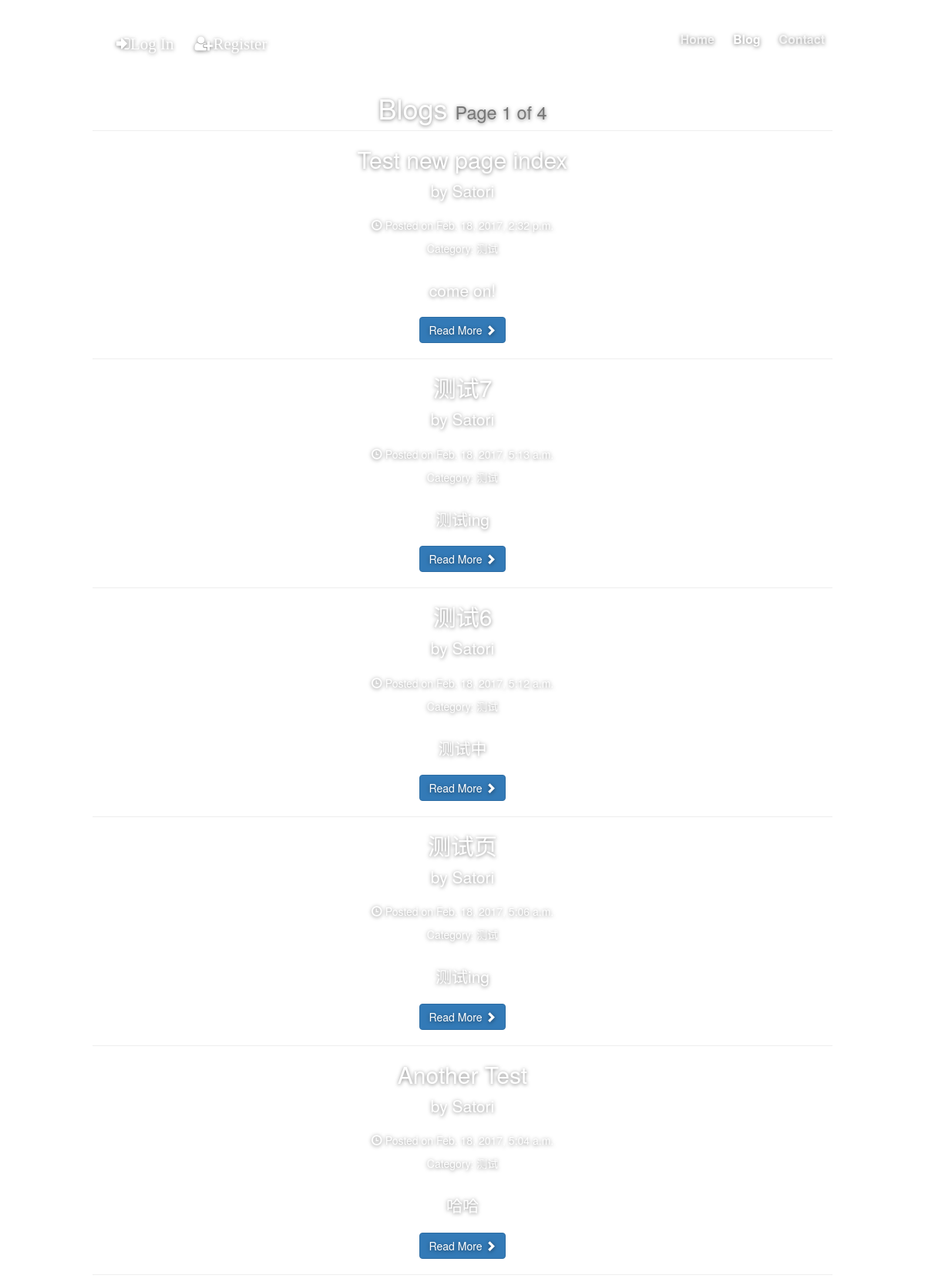
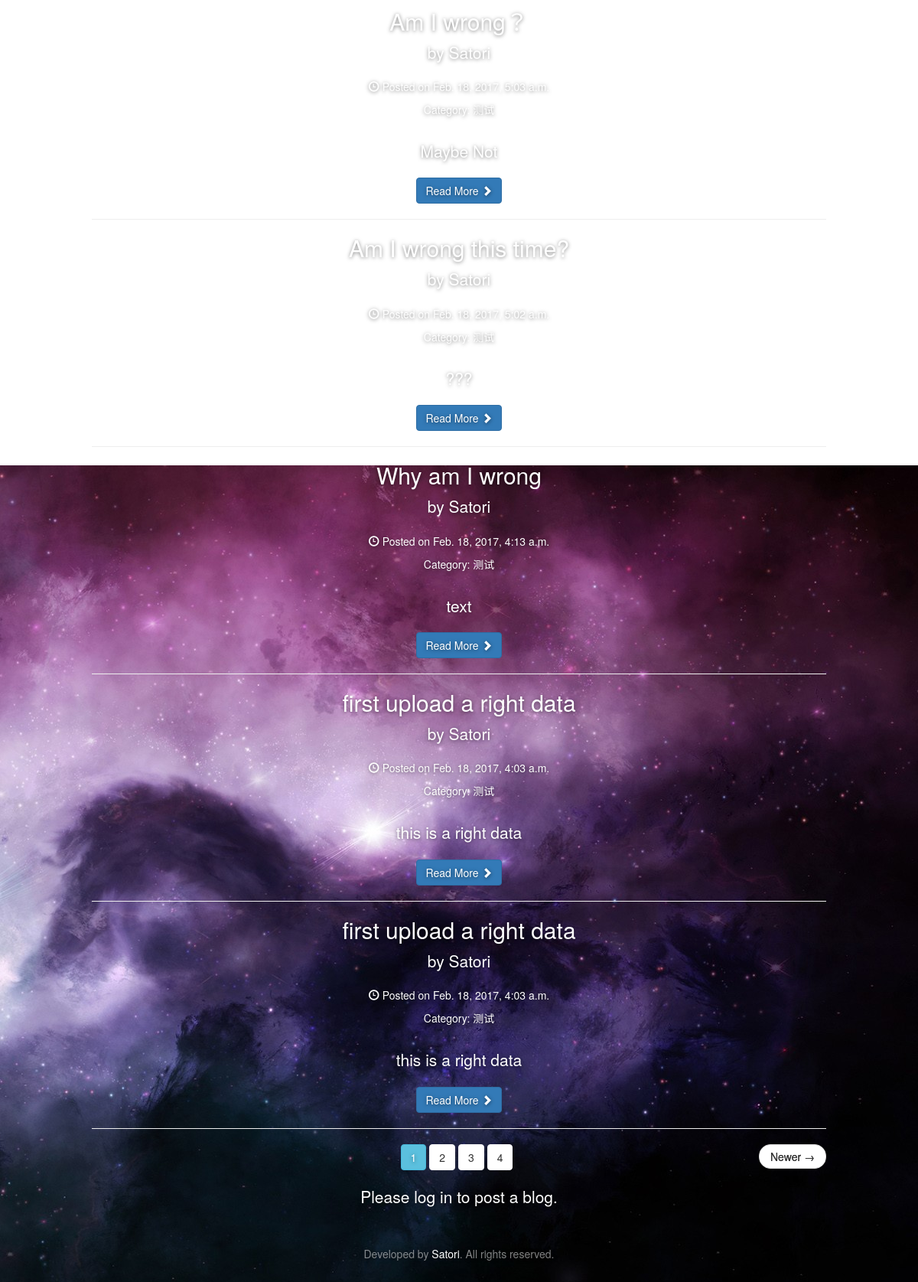
The app's page /blogs/, older data (2 pictures, top to bottom).
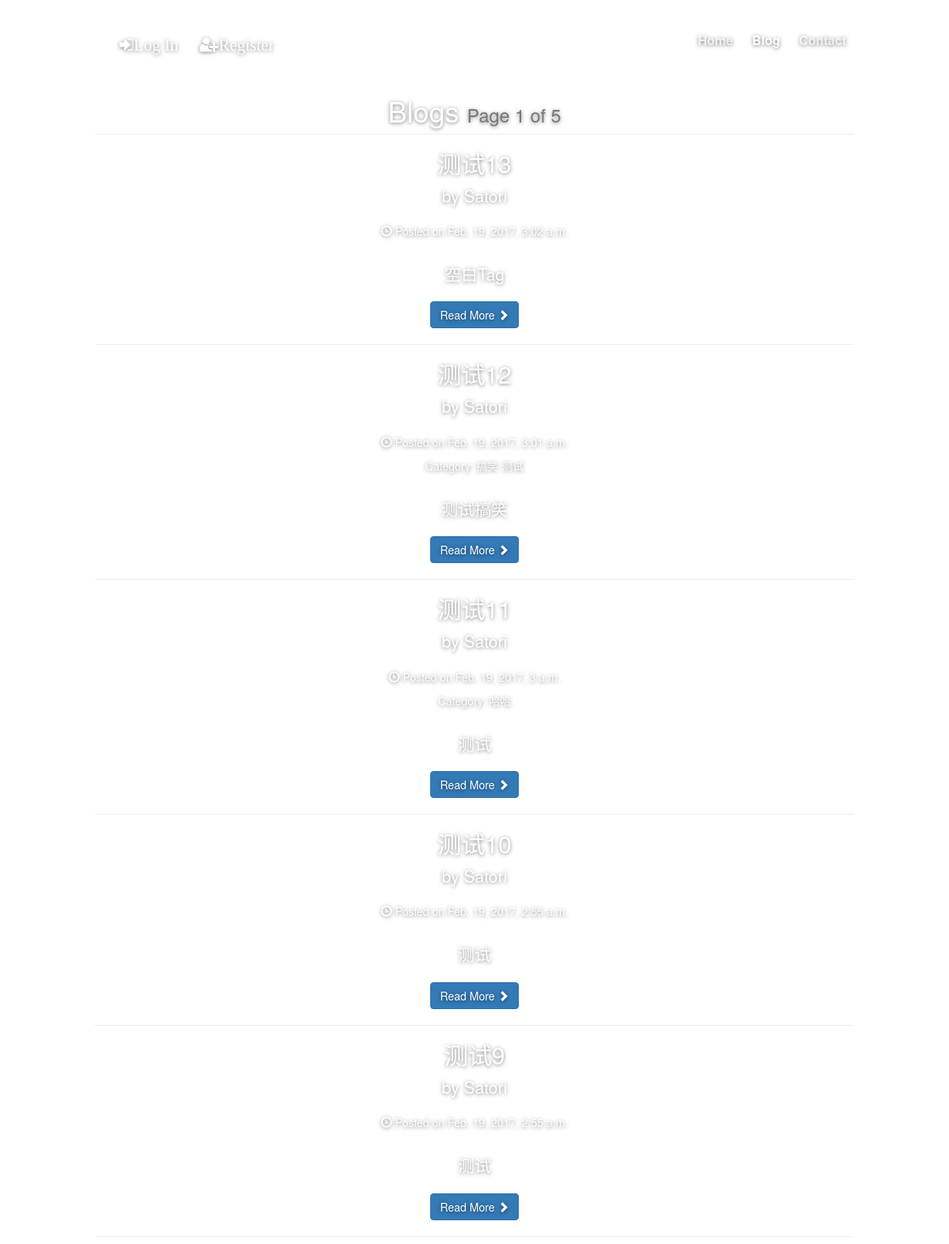
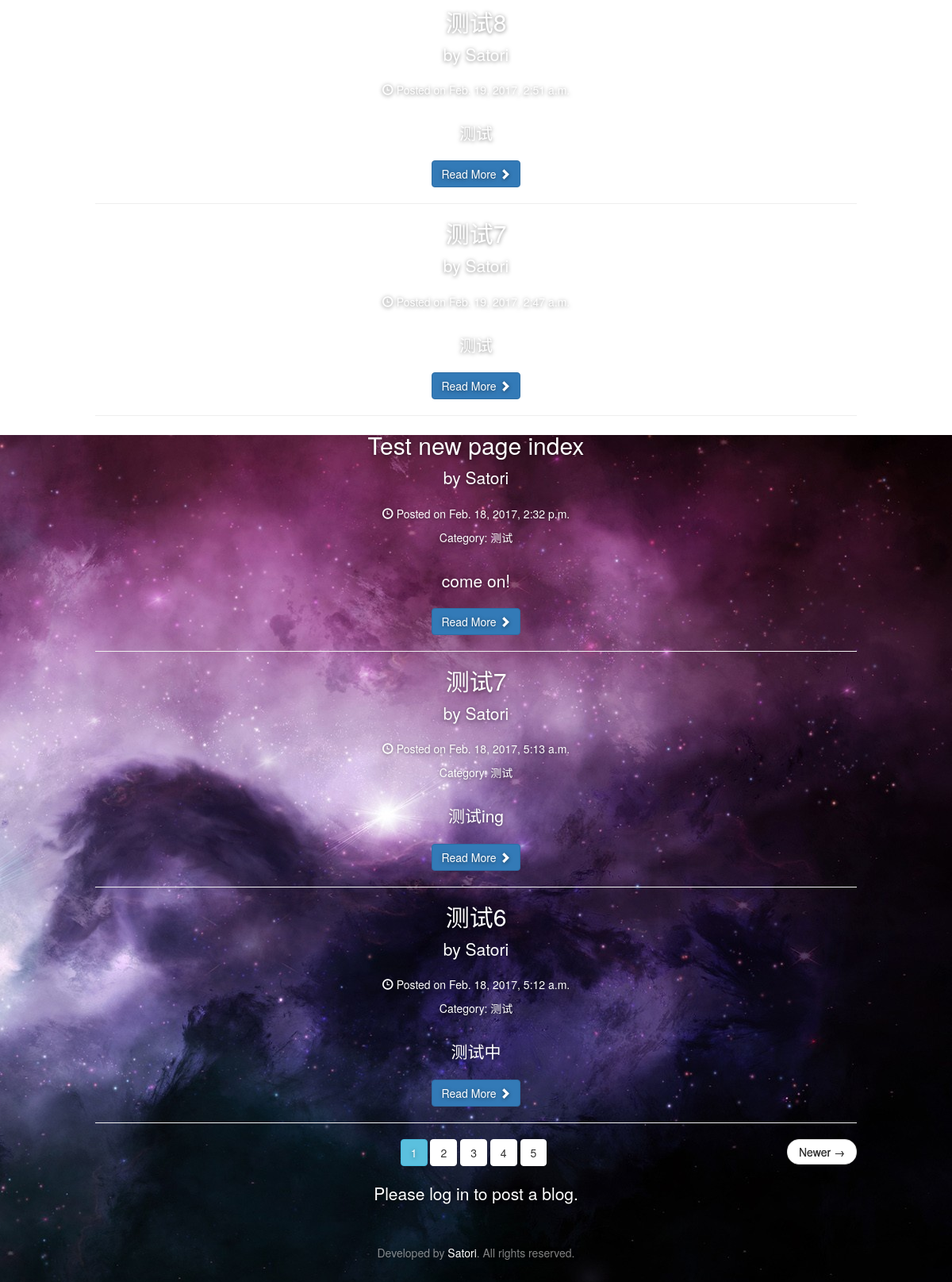
The same page, newer data (2 pictures, top to bottom).
### blogs/models.py (models this page shows, shortened)
class Blog(models.Model):
    title = models.CharField(max_length=500, null=False)
    author = models.ForeignKey(settings.AUTH_USER_MODEL, on_delete=models.CASCADE)
    publish_time = models.DateTimeField(auto_now_add=True, auto_now=False)
    text = models.TextField()
    class Meta:
        ordering = ('-publish_time', 'title', 'author',)

class BlogCategory(models.Model):
    blog = models.ManyToManyField(Blog)
    name = models.CharField(max_length=50)
    def __str__(self):
        return self.name
    class Meta:
        ordering = ('name',)

### blogs/views.py (the view, shortened to what this page needs)
# urls.py: url(r'^page/(?P<page>[0-9]+)/$', views.index, name="page_show"),
def index(request, page=1):
    page = int(page) - 1
    start_ind = page * blog_show_per_page
    context = {}
    form = BlogForm(request.POST or None)
    blogs = Blog.objects.all().order_by('-publish_time')[start_ind:start_ind + blog_show_per_page]
    page_list = getPageList(page, math.ceil(Blog.objects.count() / blog_show_per_page))
    for blog in blogs:
        if len(blog.text) > blog_home_char_show:
            blog.text = blog.text[:blog_home_char_show] + "......"
    context['blogs'] = blogs
    context['form'] = form
    context['page_list'] = page_list
    context['page'] = page + 1
    context['page_url'] = 'blogs:page_show'
    return render(request, "blogs/index.html", context)

### blogs/views.py (called while the page is built)
def getPageList(cur_page, page_count):
    left = int(cur_page - (blog_display_page - 1) / 2)
    right = int(cur_page + (blog_display_page - 1) / 2)
    if left <= 2:
        if blog_display_page <= page_count - 1:
            right = 1 + blog_display_page
        else:
            right = page_count
    if right >= page_count - 1:
        if blog_display_page <= page_count - 1:
            left = page_count - blog_display_page
        else:
            left = 1
    if left <= 2:
        left = 1
    if right >= page_count - 1:
        right = page_count
    if left == 1:
        res = [str(x) for x in range(left, 1 + right)]
    else:
        res = ['1', '...'] + [str(x) for x in range(left, right + 1)]
    if right <= page_count - 2:
        res += ['...', str(page_count)]
    return res

### blogs/templates/blogs/index.html (shortened to what this page needs)
{% extends "mysite/base.html" %}
{% load static %}
{% load crispy_forms_tags %}
{% block additional_head %}
    <link href="{% static 'blogs/blog-home.css' %}" rel="stylesheet">
{% endblock %}
{% block content %}
    <h1 class="page-header">
        Blogs
        <small>Page {{ page }} of {{ page_list|length }}</small>
    </h1>
    {% include "blogs/base_blog_items.html" %}
    {% if user.is_authenticated %}
    <form id="post_form" method="POST" action="">
        {% csrf_token %}
        {{ form|crispy }}
        <input type="submit" class="btn btn-primary" value="Submit" />
    </form>
    {% else %}
    <p class="lead">Please log in to post a blog.</p>
    {% endif %}
{% endblock %}

### blogs/templates/blogs/base_blog_items.html (shortened to what this page needs)
    {% for blog in blogs %}
    <h2>
        <a href="{% url 'blogs:archive' blog.id %}">{{ blog.title }}</a>
    </h2>
    <p class="lead">
        by <a href="#">{{ blog.author }}</a>
    </p>
    <p><span class="glyphicon glyphicon-time"></span> Posted on {{ blog.publish_time }}</p>
    {% if blog.blogcategory_set.all.count > 0 %}
    <p>
        Category:
        {% for category in blog.blogcategory_set.all %}
        <a href="{% url 'blogs:category' category %}">{{ category }}</a>
        {% endfor %}
    </p>
    {% endif %}
    <br/>
    <p class="lead">{{ blog.text|linebreaksbr }}</p>
    <a class="btn btn-primary" href="{% url 'blogs:archive' blog.id %}">Read More <span class="glyphicon glyphicon-chevron-right"></span></a>
    <hr/>
    {% endfor %}
    <ul class="pager">
        {% for i in page_list %}
            {% if i != '...' %}
                {% if i != page|stringformat:"i" %}
                    {% if page_url_args %}
                        <a class="btn btn-default" href="{% url page_url page_url_args i %}">{{ i }}</a>
                    {% else %}
                        <a class="btn btn-default" href="{% url page_url i %}">{{ i }}</a>
                    {% endif %}
                {% else %}
                    {% if page_url_args %}
                        <a class="btn btn-info" href="{% url page_url page_url_args i %}">{{ i }}</a>
                    {% else %}
                        <a class="btn btn-info" href="{% url page_url i %}">{{ i }}</a>
                    {% endif %}
                {% endif %}
            {% else %}
                <spam>...</spam>
            {% endif %}
        {% endfor %}
        <li class="next" style="visibility: {% if page < page_list|length %}visible{% else %}hidden{% endif %}">
            <a href="{% url 'blogs:page_show' page|add:1 %}">Newer &rarr;</a>
        </li>
    </ul>

Row changes from the older to the newer data that the page shows:
no longer on this page (row unchanged): Blog: title "测试页", author "Satori", publish_time "Feb. 18, 2017, 5:06 a.m.", text "测试ing", BlogCategory (name "测试")
no longer on this page (row unchanged): Blog: title "Another Test", author "Satori", publish_time "Feb. 18, 2017, 5:04 a.m.", text "哈哈", BlogCategory (name "测试")
no longer on this page (row unchanged): Blog: title "Am I wrong？", author "Satori", publish_time "Feb. 18, 2017, 5:03 a.m.", text "Maybe Not", BlogCategory (name "测试")
no longer on this page (row unchanged): Blog: title "Am I wrong this time?", author "Satori", publish_time "Feb. 18, 2017, 5:02 a.m.", text "???", BlogCategory (name "测试")
no longer on this page (row unchanged): Blog: title "Why am I wrong", author "Satori", publish_time "Feb. 18, 2017, 4:13 a.m.", text "text", BlogCategory (name "测试")
no longer on this page (row unchanged): Blog: title "first upload a right data", author "Satori", publish_time "Feb. 18, 2017, 4:03 a.m.", text "this is a right data", BlogCategory (name "测试")
no longer on this page (row unchanged): Blog: title "first upload a right data", author "Satori", publish_time "Feb. 18, 2017, 4:03 a.m.", text "this is a right data", BlogCategory (name "测试")
added Blog: title "测试13", author "Satori", publish_time "Feb. 19, 2017, 3:02 a.m.", text "空白Tag"
added Blog: title "测试12", author "Satori", publish_time "Feb. 19, 2017, 3:01 a.m.", text "测试搞笑", BlogCategory (name "测试")
now on this page (row unchanged): BlogCategory: name "搞笑", shown under "测试12"
added Blog: title "测试11", author "Satori", publish_time "Feb. 19, 2017, 3 a.m.", text "测试"
added BlogCategory: name "哈哈", shown under "测试11"
added Blog: title "测试10", author "Satori", publish_time "Feb. 19, 2017, 2:55 a.m.", text "测试"
added Blog: title "测试9", author "Satori", publish_time "Feb. 19, 2017, 2:55 a.m.", text "测试"
added Blog: title "测试8", author "Satori", publish_time "Feb. 19, 2017, 2:51 a.m.", text "测试"
added Blog: title "测试7", author "Satori", publish_time "Feb. 19, 2017, 2:47 a.m.", text "测试"
Text that changed along with them:
{{ page_list|length }}: "4" → "5"
new list line: "5"
